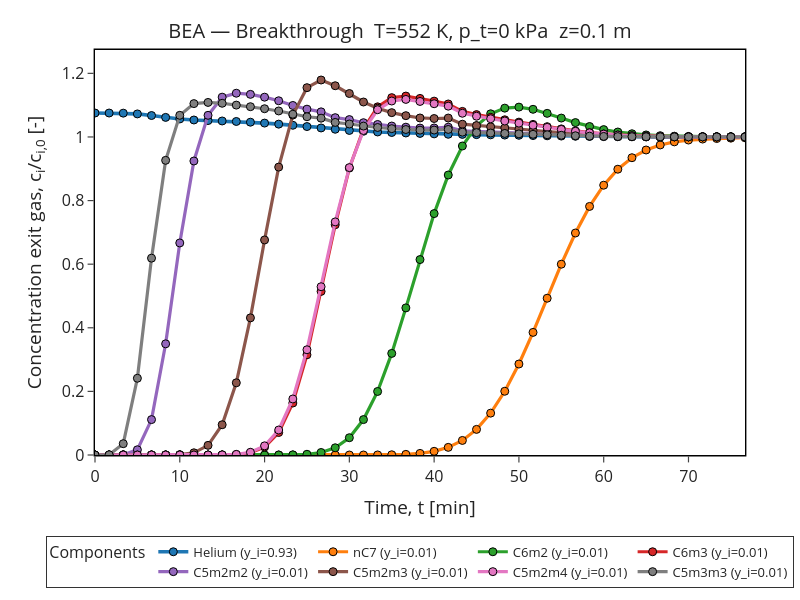

Source (notebook cell):
### Markdown cell above
## Breakthrough curve in physical time

### Code cell
fig = plotter.breakthrough_time(include_carrier_gas=True)
fig
